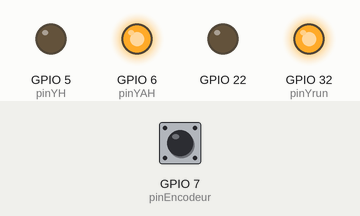
The sketch below on a simulated ESP32. On the bench: output pins drawn as LEDs (lit = HIGH). The inputs (shaded band) are chosen by the test bench; at power-on: GPIO 7 (pinEncodeur) HIGH. What the sketch prints to the serial monitor is not drawn.

Above: at 0.1 s.
Timing chart, 0 to 1.6 s (numbered marks = the images above):
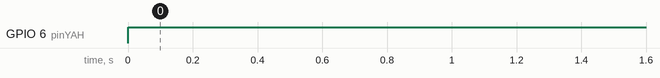

Measured:
- by itself, GPIO 6 (pinYAH): LOW → HIGH at 0.00 s

The sketch:

MesureY.ino
```cpp
int pinYrun = 32;
int pinYH = 5;
int pinYAH = 6;
int n = 0;
int pinEncodeur = 7;
int dernval;

void setup() {
    Serial.begin(9600);
    pinMode(pinYrun, OUTPUT);
    pinMode(22,OUTPUT);
    pinMode(pinYH, OUTPUT);
    pinMode(pinYAH, OUTPUT);
    pinMode(pinEncodeur, INPUT);
    dernval = digitalRead(pinEncodeur);
    Serial.println(n);
    digitalWrite(22, LOW);
}

void loop() {//180° Horraire : 1:13,95
             //180° AHorraire : 1:18,05
  digitalWrite(pinYrun, HIGH);
  digitalWrite(pinYH, LOW);
  digitalWrite(pinYAH, HIGH);
  if(digitalRead(pinEncodeur) != dernval){
    n = n+1;
    Serial.println(n);
    dernval=digitalRead(pinEncodeur);
  }

}
```
